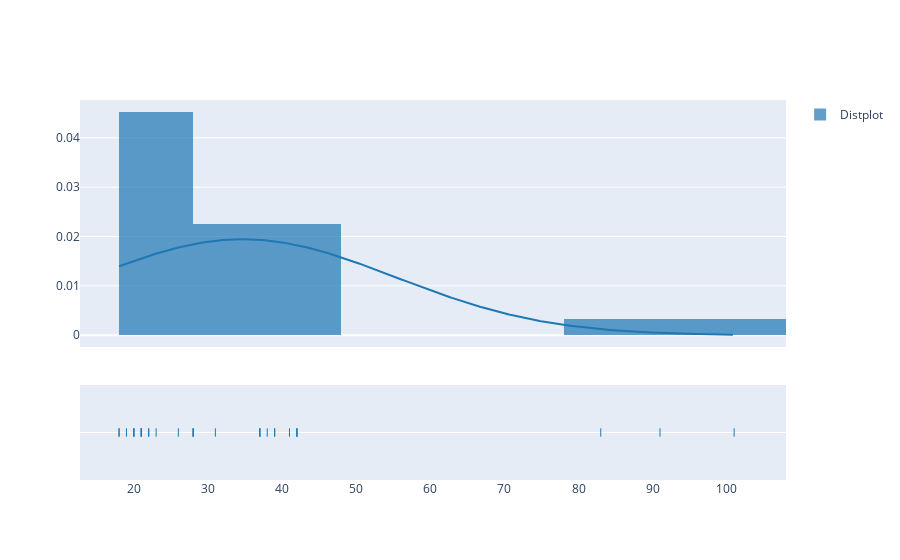

Notebook cell for this chart:
### Code cell
import plotly.figure_factory as ff
import numpy as np

# Add histogram data
daily_sub_count = daily_sub['user_id']


# Group data together
hist_data = [daily_sub_count]

group_labels = ['Distplot']

# Create distplot with custom bin_size
fig = ff.create_distplot(hist_data, group_labels,curve_type='normal',bin_size=10)
fig.show()

### Figure 1 — Plotly figure (JSON) as saved in the notebook; plotly's stock layout.template omitted (floating-point values rounded to 4 significant figures; data arrays with more than 128 entries replaced by an {"elided": "..."} marker saying what was removed)
{"data": [{"autobinx": false, "histnorm": "probability density", "legendgroup": "Distplot", "marker": {"color": "rgb(31, 119, 180)"}, "name": "Distplot", "opacity": 0.7, "type": "histogram", "x": [38, 39, 37, 37, 42, 37, 42, 39, 41, 42, 28, 26, 28, 28, 91, 101, 83, 31, 18, 21, 20, 22, 21, 22, 23, 20, 21, 20, 19, 21, 18], "xaxis": "x", "xbins": {"end": 101, "size": 10, "start": 18}, "yaxis": "y"}, {"legendgroup": "Distplot", "marker": {"color": "rgb(31, 119, 180)"}, "mode": "lines", "name": "Distplot", "showlegend": false, "type": "scatter", "x": {"elided": "500 float values"}, "xaxis": "x", "y": {"elided": "500 float values"}, "yaxis": "y"}, {"legendgroup": "Distplot", "marker": {"color": "rgb(31, 119, 180)", "symbol": "line-ns-open"}, "mode": "markers", "name": "Distplot", "showlegend": false, "type": "scatter", "x": [38, 39, 37, 37, 42, 37, 42, 39, 41, 42, 28, 26, 28, 28, 91, 101, 83, 31, 18, 21, 20, 22, 21, 22, 23, 20, 21, 20, 19, 21, 18], "xaxis": "x", "y": ["Distplot", "Distplot", "Distplot", "Distplot", "Distplot", "Distplot", "Distplot", "Distplot", "Distplot", "Distplot", "Distplot", "Distplot", "Distplot", "Distplot", "Distplot", "Distplot", "Distplot", "Distplot", "Distplot", "Distplot", "Distplot", "Distplot", "Distplot", "Distplot", "Distplot", "Distplot", "Distplot", "Distplot", "Distplot", "Distplot", "Distplot"], "yaxis": "y2"}], "layout": {"barmode": "overlay", "hovermode": "closest", "legend": {"traceorder": "reversed"}, "xaxis": {"anchor": "y2", "domain": [0, 1], "zeroline": false}, "yaxis": {"anchor": "free", "domain": [0.35, 1], "position": 0}, "yaxis2": {"anchor": "x", "domain": [0, 0.25], "dtick": 1, "showticklabels": false}}}
